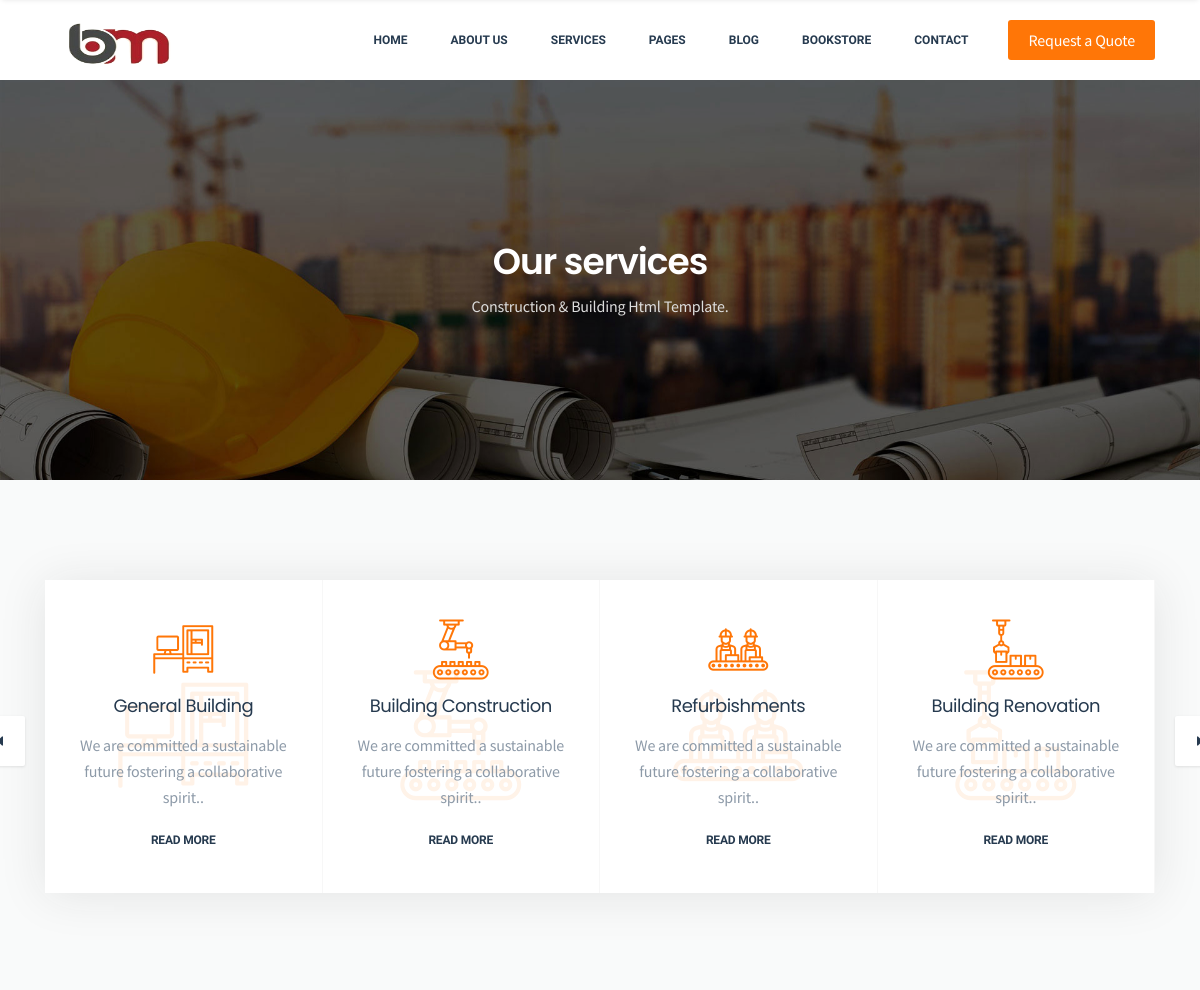
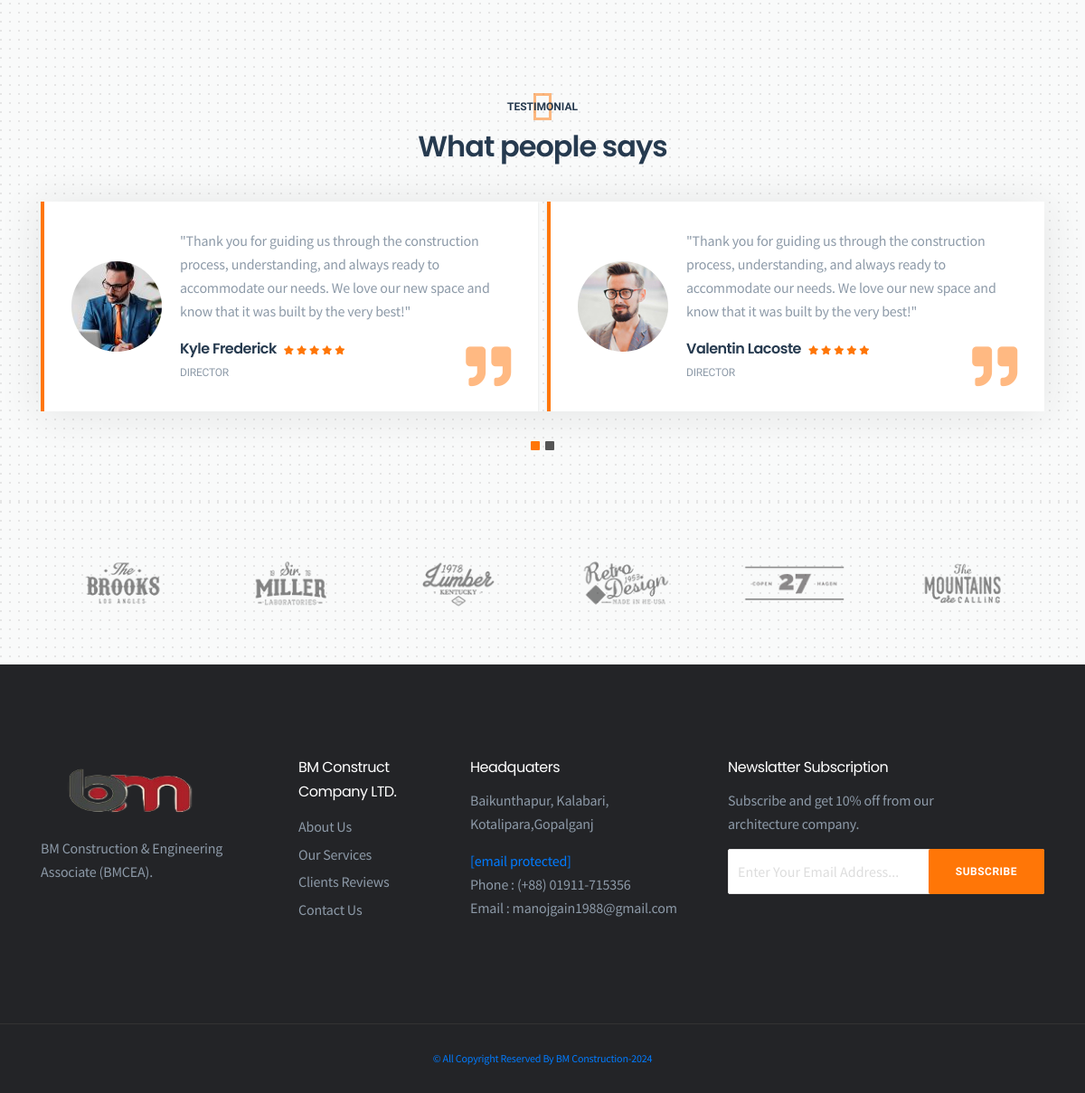
Page /services/ on the committed database (2 pictures, top to bottom).
### ConstructApp/models.py (models this page shows, shortened)
class Setting(models.Model):
    STATUS =(
        ('True', 'True'),
        ('False', 'False'),
    )
    title=models.CharField(max_length=150)
    keyword=models.CharField(max_length=250)
    description=models.CharField(max_length=250)
    company=models.CharField(max_length=50)
    address=models.CharField(blank=True,max_length=50)
    phone=models.CharField(blank=True,max_length=15)
    fax=models.CharField(blank=True,max_length=15)
    email=models.EmailField(blank=True,max_length=50)
    smtpserver=models.CharField(blank=True,max_length=50)
    smtpemail=models.CharField(blank=True,max_length=50)
    smtppassword=models.CharField(blank=True,max_length=50)
    smtpport=models.CharField(blank=True,max_length=5)
    icon=models.ImageField(blank=True,upload_to='images/')
    facebook=models.CharField(blank=True,max_length=50)
    instagram=models.CharField(blank=True,max_length=50)
    twitter=models.CharField(blank=True,max_length=50)
    youtube=models.CharField(blank=True,max_length=50)
    about=models.TextField(blank=True)
    contact=models.TextField(blank=True)
    references=models.TextField(blank=True)
    status=models.CharField(max_length=50 ,choices=STATUS)
    created_at=models.DateTimeField(auto_now_add=True)
    updated_at=models.DateTimeField(auto_now_add=True)

### servicesapp/models.py (models this page shows, shortened)
class Service(models.Model):
    STATUS = (
        ('True' ,'True'),
        ('False' ,'Fales')
    )
    title=models.CharField(max_length=200)
    icon=models.CharField(max_length=200)
    image=models.ImageField(upload_to='services')
    details=models.TextField()
    status=models.CharField(max_length=200,choices=STATUS)
    created_at=models.DateTimeField(auto_now_add=True)
    updated_at=models.DateTimeField(auto_now_add=True)

### servicesapp/views.py (the view)
# urls.py: path('', views.ServicesView, name='services'),
def ServicesView(request):
    services=Service.objects.all()
    setting = get_object_or_404(Setting, id=1)
    context={
        'setting':setting,
        'services':services,
    }
    return render(request,'service.html',context)

### servicesapp/templates/service.html (shortened to what this page needs)
{% extends "home.html" %}
{% load static %}
{% block container %}
<section class="page-header padding">
    <div class="container">
    <div class="page-content text-center">
    <h2>Our services</h2>
    <p>Construction & Building Html Template.</p>
    </div>
    </div>
    </section>
    <section class="service-section bg-grey padding">
    <div class="container">
    <div class="row">
    <div class="col-lg-12">
    <div id="service-carousel" class="service-carousel box-shadow owl-carousel">
        {% for s in services %}
    <div class="service-item">
    <div class="service-icon">
    <i class="{{s.icon}}"></i>
    </div>
    <h3>{{s.title}}</h3>
    <p>{{s.details}}.</p>
    <a href="#" class="read-more">Read More</a>
    <div class="overlay-icon">
    <i class="{{s.icon}}"></i>
    </div>
    </div>
    {% endfor %}
    </div>
    </div>
    </div>
    </div>
    </section>
    <section class="testimonial-section bg-grey padding">
    <div class="dots"></div>
    <div class="container">
    <div class="section-heading text-center mb-40 wow fadeInUp" data-wow-delay="100ms">
    <span>Testimonial</span>
    <h2>What people says</h2>
    </div>
    <div id="testimonial-carousel" class="testimonial-carousel box-shadow owl-carousel">
    <div class="testi-item d-flex align-items-center">
    <img src="{% static 'img/testi-1.jpg' %}" alt="img">
    <div class="testi-content">
    <p>"Thank you for guiding us through the construction process, understanding, and always ready to accommodate our needs. We love our new space and know that it was built by the very best!"</p>
    <h3>Kyle Frederick</h3>
    <ul class="rattings">
    <li><i class="fa fa-star"></i></li>
    <li><i class="fa fa-star"></i></li>
    <li><i class="fa fa-star"></i></li>
    <li><i class="fa fa-star"></i></li>
    <li><i class="fa fa-star"></i></li>
    </ul>
    <span>Director</span>
    </div>
    <i class="fa fa-quote-right"></i>
    </div>
    <div class="testi-item d-flex align-items-center">
    <img src="{% static 'img/testi-2.jpg' %}" alt="img">
    <div class="testi-content">
    <p>"Thank you for guiding us through the construction process, understanding, and always ready to accommodate our needs. We love our new space and know that it was built by the very best!"</p>
    <h3>Valentin Lacoste</h3>
    <ul class="rattings">
    <li><i class="fa fa-star"></i></li>
    <li><i class="fa fa-star"></i></li>
    <li><i class="fa fa-star"></i></li>
    <li><i class="fa fa-star"></i></li>
    <li><i class="fa fa-star"></i></li>
    </ul>
    <span>Director</span>
    </div>
    <i class="fa fa-quote-right"></i>
    </div>
    </div>
    </div>
    </section>
{% endblock container %}

### ConstructApp/templates/header.html (shortened to what this page needs)
{% load static %}
<header class="header">
    <div class="primary-header navbar-default navbar-fixed-top">
    <div class="container">
    <div class="primary-header-inner">
    <div class="header-logo">
    <a href="{% url 'home' %}"><img style='height:60px; width:150px' src="{{setting.icon.url}}" alt="Indico"></a>
    </div>
    <div class="header-menu-wrap">
    <ul class="dl-menu">
    <li><a href="{% url 'home' %}">Home</a>
    </li>
    <li><a href="{% url 'about' %}">About Us</a>
    </li>
    <li><a href="{% url 'services' %}">Services</a>
    </li>
    <li><a href="{% url 'home' %}">Pages</a>
    </li>
    <li><a href="{% url 'home' %}">Blog</a>
    </li>
    <li><a href="{% url 'book' %}">BookStore</a></li>
    <li><a href="{% url 'contact' %}">Contact</a></li>
    </ul>
    </div>
    <div class="header-right">
    <a class="menu-btn" href="{% url 'home' %}">Request a Quote</a>
    </div>
    </div>
    </div>
    </div>
    </header>

### ConstructApp/templates/footer.html (shortened to what this page needs)
{% load static %}
<div class="sponsor-section bg-grey">
    <div class="dots"></div>
    <div class="container">
    <div id="sponsor-carousel" class="sponsor-carousel owl-carousel">
    <div class="sponsor-item">
    <img src="{%static ''%}img/sponsor1.png" alt="sponsor">
    </div>
    <div class="sponsor-item">
    <img src="{%static ''%}img/sponsor2.png" alt="sponsor">
    </div>
    <div class="sponsor-item">
    <img src="{%static ''%}img/sponsor3.png" alt="sponsor">
    </div>
    <div class="sponsor-item">
    <img src="{%static ''%}img/sponsor4.png" alt="sponsor">
    </div>
    <div class="sponsor-item">
    <img src="{%static ''%}img/sponsor5.png" alt="sponsor">
    </div>
    <div class="sponsor-item">
    <img src="{%static ''%}img/sponsor6.png" alt="sponsor">
    </div>
    </div>
    </div>
    </div>
    <section class="widget-section padding">
    <div class="container">
    <div class="row">
    <div class="col-lg-3 col-sm-6 sm-padding">
    <div class="widget-content">
    <a href="#"><img style='height:70px; width:200px' src="{{setting.icon.url}}" alt="brand"></a>
    <p>{{setting.description}}.</p>
    </div>
    </div>
    <div class="col-lg-2 col-sm-6 sm-padding">
    <div class="widget-content">
    <h4>{{setting.company}}</h4>
    <ul class="widget-links">
    <li><a href="#">About Us</a></li>
    <li><a href="#">Our Services</a></li>
    <li><a href="#">Clients Reviews</a></li>
    <li><a href="#">Contact Us</a></li>
    </ul>
    </div>
    </div>
    <div class="col-lg-3 col-sm-6 sm-padding">
    <div class="widget-content">
    <h4>Headquaters</h4>
    <p>{{setting.address}}</p>
    <span><a href="{{setting.email}}" class="__cf_email__" data-cfemail="a8e0cdc4c4c7e8e9c4cdd0c9fcc0cdc5cd86c6cddc">[email&#160;protected]</a></span>
    <span>Phone : (+88) {{setting.phone}}</span>
    <p>Email : {{setting.email}}</p>
    </div>
    </div>
    <div class="col-lg-4 col-sm-6 sm-padding">
    <div class="widget-content">
    <h4>Newslatter Subscription</h4>
    <p>Subscribe and get 10% off from our <br>architecture company.</p>
    <div class="subscribe-box clearfix">
    <div class="subscribe-form-wrap">
    <form action="#" class="subscribe-form">
    <input type="email" name="email" id="subs-email" class="form-input" placeholder="Enter Your Email Address...">
    <button type="submit" class="submit-btn">Subscribe</button>
    </form>
    </div>
    </div>
    </div>
    </div>
    </div>
    </div>
    </section>
    <footer class="footer-section align-center">
    <div class="container">
    <p><a href="http://bm.com/">&copy; All Copyright Reserved By BM Construction-2024</a></p>
    </div>
    </footer>

### rows in the picture
Setting: icon (picture), description "BM Construction & Engineering Associate (BMCEA)", company "BM Construct Company LTD.", address "Baikunthapur, Kalabari, Kotalipara,Gopalganj", phone "01911-715356", email "manojgain1988@gmail.com"
Service: title "General Building", details "We are committed a sustainable future fostering a collaborative spirit."
Service: title "Building Construction", details "We are committed a sustainable future fostering a collaborative spirit."
Service: title "Refurbishments", details "We are committed a sustainable future fostering a collaborative spirit."
Service: title "Building Renovation", details "We are committed a sustainable future fostering a collaborative spirit."
